Frame 1 (no input): blank canvas, image omitted
Frame 60 (the mouse pressed at the canvas centre just before this capture): blank canvas, image omitted
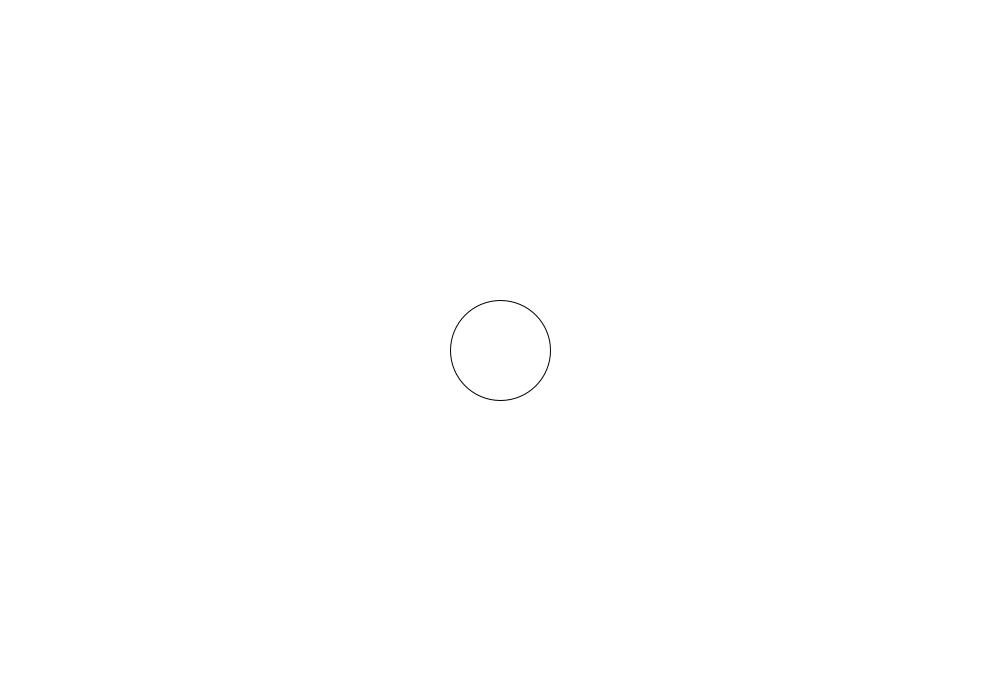
Frame 120 (the mouse held since frame 60 and released just before this capture)

The Processing sketch whose frames 1 and 60 were blank and that drew this single picture after the mouse press (run headless with seeded random() and noise(); from frame 60 on, the mouse is pressed at the canvas centre):

// Processing sketch: grav
// ── grav.pde
class body {
  float mass;
  PVector pos;
  PVector vel;

  body(float a, float b, float c, float d, float e) {
    mass = a;
    pos = new PVector(b, c);
    vel = new PVector(d, e);
  }

  void display() {
    ellipse(pos.x, pos.y, pow(mass, 1/3)*magnifier, pow(mass, 1/3)*magnifier);
  }

  void move() {
    if(pos.x>width||pos.x<0){
      vel.x=-vel.x;
      pos.add(vel);
    }
    if(pos.y>height||pos.y<0){
      vel.y=-vel.y;
      pos.add(vel);
    }
    pos.add(vel);
  }

  void force(body a) {
    vel.add(a.pos.copy().sub(pos).normalize().mult(gravconst*mass*a.mass/max(pow(dist(pos.x, pos.y, a.pos.x, a.pos.y), 2),1)));
  }
}

ArrayList <body> moving = new ArrayList();
float magnifier = 100;
float gravconst = 0.1;


void setup() {
  background(255);
  size(1000, 700);
  noFill();
}


void draw() {
  background(255);
  for (int i=0; i<moving.size(); i++) {
    moving.get(i).display();
    moving.get(i).move();
  }
  for (int i=0; i<moving.size(); i++) {
    for (int j=0; j<moving.size(); j++) {
      if (i!=j) {
        moving.get(i).force(moving.get(j));
      }
    }
  }
}


void mousePressed() {
  moving.add(new body(random(1, 10), mouseX, mouseY, 0, 0));
}
